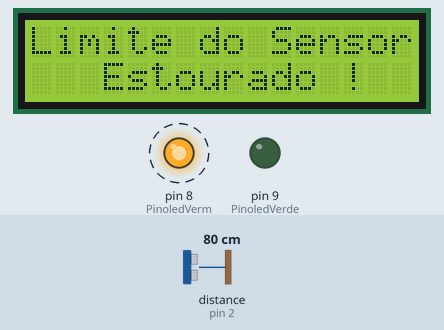
The sketch below on a simulated Arduino Uno, built with avr-gcc and run on an emulated ATmega328P. Parts: 16×2 character LCD, output pins drawn as LEDs (lit = HIGH). Wiring (inferred from the names in the program): ultrasonic range finder: trigger pin 3; echo pin 2. Dashed ring = blinking. The test bench sets the inputs (shaded band); at power-on: distance to the obstacle (sensor on pin 2) 80 cm. The echo pulse lasts 58.3 µs per cm; pins used as bus, display or sensor lines are not drawn.

Above: at 1.2 s.
1.3 s: distance to the obstacle (sensor on pin 2) set to 35 cm
At 1.9 s:
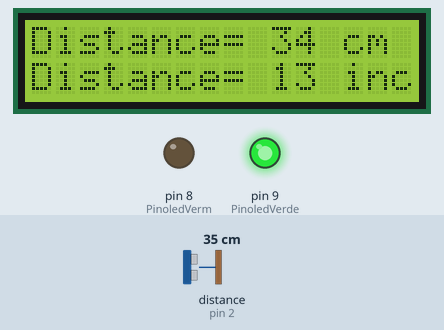
2.8 s: distance to the obstacle (sensor on pin 2) set to 60 cm
At 3.11 s:
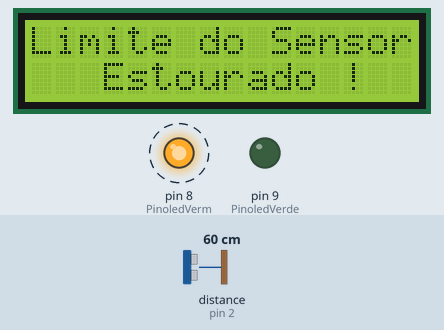
4.6 s: distance to the obstacle (sensor on pin 2) set to 2 cm
At 6.0 s:
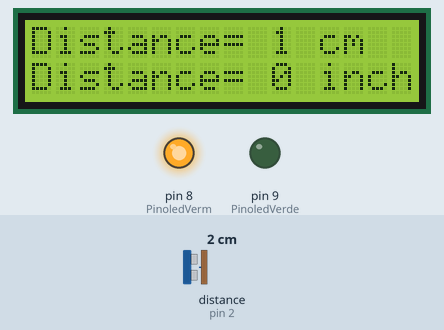
6.3 s: distance to the obstacle (sensor on pin 2) set to 25 cm
At 7.2 s:
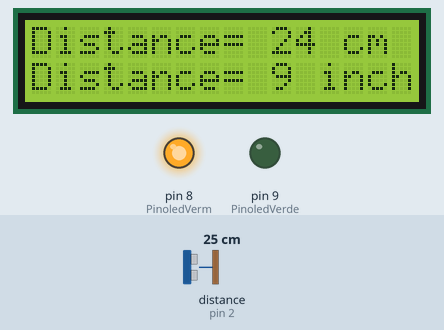
7.8 s: distance to the obstacle (sensor on pin 2) set to 30 cm
At 9.0 s:
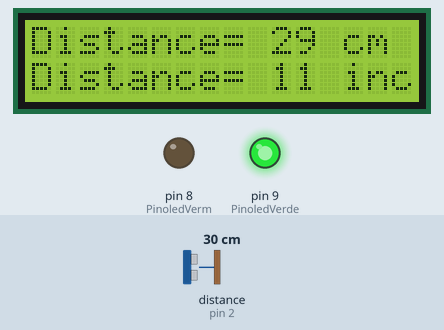
9.3 s: distance to the obstacle (sensor on pin 2) set to 120 cm
At 9.61 s:
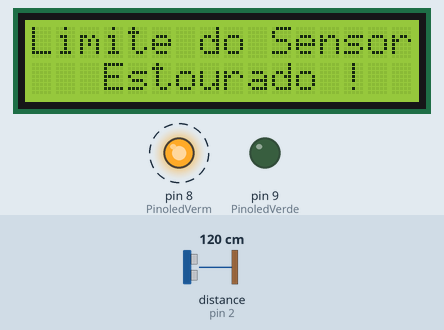
Timing chart, 0 to 12.3 s (numbered marks = the images above; inputs shaded):
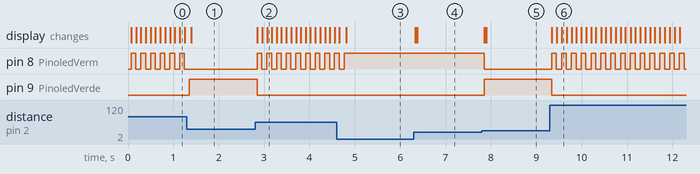

The sketch:

UltraSonic_simulation.ino
```cpp
#include <LiquidCrystal.h>;

LiquidCrystal lcd(12, 11, 7, 6, 5, 4);

const int trigPin=3;  // defines the pin numbers
const int echoPin=2;

int PinoledVerm = 8;  //Pino led1 - Vermelho
int PinoledVerde = 9; //Pino led1 - Verde

long duration;                // defines variables
int distanceCm, distanceInch;

void setup() {
  Serial.begin (9600);
  lcd.begin (16,2);     // Initializes the interface to the LCD screen, and specifies the dimensions (width and height) of the display
  pinMode (trigPin, OUTPUT);
  pinMode (echoPin, INPUT);
  pinMode(PinoledVerm, OUTPUT);  //Define o Pino vermelho do led como saida
  pinMode(PinoledVerde, OUTPUT); //Define o Pino verde do led como saida

  }

void loop() {
digitalWrite(3,LOW);  // Clears the trigPin
delayMicroseconds(2);
digitalWrite(3,HIGH); // Sets the trigPin on HIGH state for 10 micro seconds
delayMicroseconds(10); // Sets the trigPin on HIGH state for 10 micro seconds
digitalWrite(3,LOW);

duration = pulseIn(2, HIGH);   //To receive the reflected signal.

distanceCm= duration*0.0340/2;  // Calculating the distance
distanceInch = duration*0.0133/2;

if(distanceCm >= 40){

  digitalWrite(PinoledVerde,0);
  digitalWrite(PinoledVerm,1);
  lcd.setCursor(0,0);
  lcd.print("Limite do Sensor");
  lcd.setCursor(0,1);
  lcd.print("   Estourado !  ");
  delay(100);
  digitalWrite(PinoledVerde,0);
  digitalWrite(PinoledVerm,0);
  lcd.setCursor(0,0);
  lcd.print("                ");
  lcd.setCursor(0,1);
  lcd.print("                ");
  delay(100);

  }

if(distanceCm <= 25){

  digitalWrite(PinoledVerde,0);
  digitalWrite(PinoledVerm,1);

  lcd.setCursor(0,0);      // Sets the location where text written to the LCD will be displayed
  lcd.print("Distance= "); // Prints string "Distance" on the LCD
  lcd.print(distanceCm);   // Prints the distance value from the sensor
  lcd.print(" cm    ");
  delay(20);
  lcd.setCursor(0,1);
  lcd.print("Distance= ");
  lcd.print(distanceInch);
  lcd.print(" inch    ");
  delay(20);

}else if((distanceCm > 25) && (distanceCm <= 40)){

  digitalWrite(PinoledVerm,0);
  digitalWrite(PinoledVerde,1);

  lcd.setCursor(0,0);
  lcd.print("Distance= ");
  lcd.print(distanceCm);
  lcd.print(" cm    ");
  delay(20);
  lcd.setCursor(0,1);
  lcd.print("Distance= ");
  lcd.print(distanceInch);
  lcd.print(" inch    ");
  delay(20);

  }

}
```

Measured:
- the behaviour switches between 26 and 27 cm on distance to the obstacle (sensor on pin 2) (found by bisection; images 4 and 5)
- after the input at 1.3 s, pin 8 (PinoledVerm): stops changing and stays LOW; pin 9 (PinoledVerde): LOW → HIGH after 0.05 s; the display: changes after 0.10 s (image 1)
- after the input at 2.8 s, pin 8 (PinoledVerm): alternates HIGH for 0.10 s and LOW for 0.11 s, starting after 0.05 s; pin 9 (PinoledVerde): HIGH → LOW after 0.05 s; the display: changes after 0.05 s (image 2)
- after the input at 4.6 s, pin 8 (PinoledVerm): goes on until 4.8 s, then stays HIGH; the display: first differs from a run without the input after 0.21 s (image 3)
- after the input at 6.3 s, the display: first changes at once (image 4 shows a later state)
- after the input at 7.8 s, pin 8 (PinoledVerm): HIGH → LOW after 0.05 s; pin 9 (PinoledVerde): LOW → HIGH after 0.05 s; the display: first changes after 0.05 s (image 5 shows a later state)
- after the input at 9.3 s, pin 8 (PinoledVerm): alternates HIGH for 0.10 s and LOW for 0.11 s, starting at once; pin 9 (PinoledVerde): HIGH → LOW at once; the display: changes after 0.05 s (image 6)
- by itself, pin 8 (PinoledVerm): alternates HIGH for 0.10 s and LOW for 0.11 s
